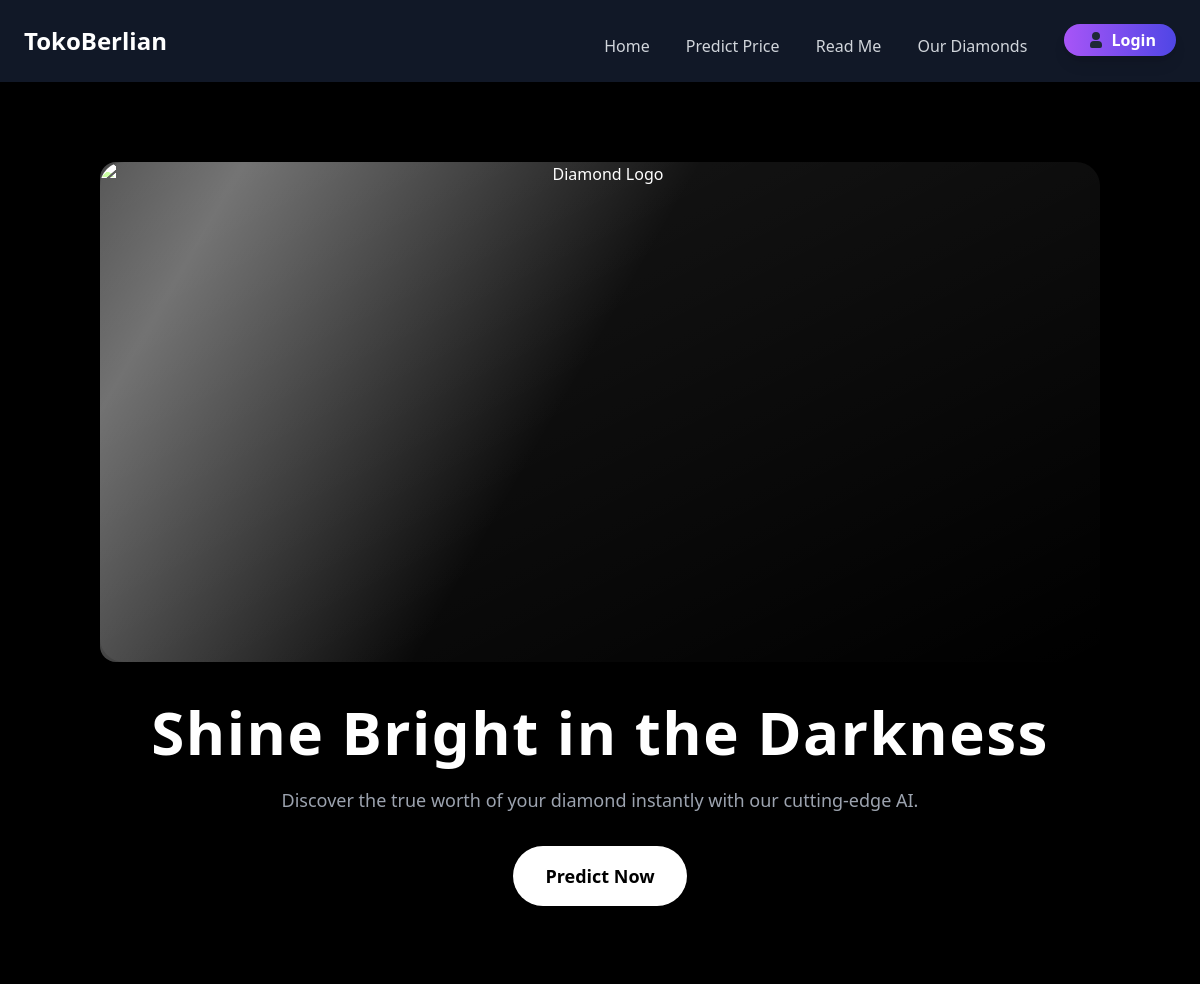
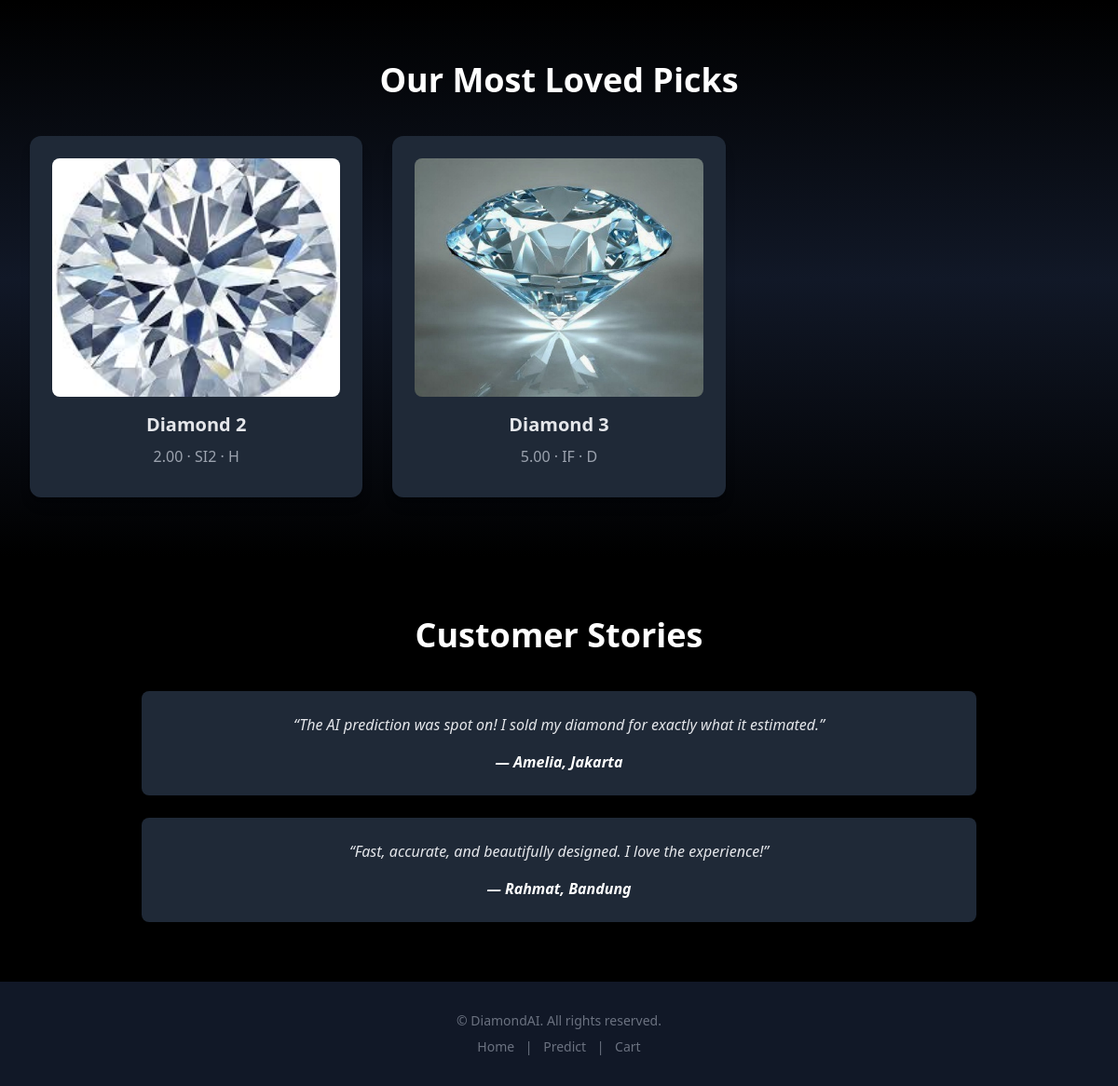
The page / on the database its author committed (2 pictures, top to bottom).
### prediction/models.py (models this page shows, shortened)
class Diamond(models.Model):
    CUT_CHOICES = [
        ('Fair', 'Fair'),
        ('Good', 'Good'),
        ('Very Good', 'Very Good'),
        ('Premium', 'Premium'),
        ('Ideal', 'Ideal'),
    ]
    CLARITY_CHOICES = [
        ('I1', 'I1 (Inclusions Included)'),
        ('SI2', 'SI2 (Slightly Included)'),
        ('SI1', 'SI1'),
        ('VS2', 'VS2 (Very Slightly Included)'),
        ('VS1', 'VS1'),
        ('VVS2', 'VVS2 (Very, Very Slightly Included)'),
        ('VVS1', 'VVS1'),
        ('IF', 'IF (Internally Flawless)'),
    ]
    COLOR_CHOICES = [
        ('D', 'D (Clear)'),
        ('E', 'E'),
        ('F', 'F'),
        ('G', 'G'),
        ('H', 'H'),
        ('I', 'I'),
        ('J', 'J (Yellowish)'),
    ]
    name = models.CharField(max_length=100)
    image = models.ImageField(upload_to='images/')  # or models.ImageField(upload_to='diamonds/') if using local media
    carat = models.DecimalField(max_digits=5, decimal_places=2)
    cut = models.CharField(max_length=50, choices=CUT_CHOICES)
    color = models.CharField(max_length=10, choices=COLOR_CHOICES)
    clarity = models.CharField(max_length=10, choices=CLARITY_CHOICES)
    depth = models.DecimalField(max_digits=5, decimal_places=2)
    table = models.DecimalField(max_digits=5, decimal_places=2)
    x = models.DecimalField(max_digits=5, decimal_places=2)  # length in mm
    y = models.DecimalField(max_digits=5, decimal_places=2)  # width in mm
    z = models.DecimalField(max_digits=5, decimal_places=2)  # depth in mm
    price_idr = models.BigIntegerField()

### prediction/views.py (the view)
# urls.py: 2. Add a URL to urlpatterns:  path('', views.home, name='home')
def home(request):
    diamonds = Diamond.objects.all()
    return render(request, 'home.html', {'diamonds':diamonds})

### prediction/templates/home.html (shortened to what this page needs)
{% extends 'base.html' %}
{% load humanize %}
{% load static %}
{% block content %}
<body class="bg-black text-gray-200 font-sans">
    <section class="flex flex-col items-center justify-center text-center py-20">
        <div class="relative sparkling-diamond w-[1000px] h-[500px] mx-auto mb-10">
            <img src="{% static 'prediction/images/diamond.jpg' %}" alt="Diamond Logo"
                 class="w-full h-full object-cover rounded-3xl shadow-2xl brightness-200 animate-pulse">
            <div class="absolute top-0 left-0 w-full h-full bg-gradient-to-br from-white/10 to-transparent rounded-3xl animate-shimmer"></div>
        </div>
        <h1 class="text-6xl font-extrabold mb-6 text-white tracking-wide drop-shadow-xl">
            Shine Bright in the Darkness
        </h1>
        <p class="text-gray-400 max-w-2xl mb-8 text-lg">
            Discover the true worth of your diamond instantly with our cutting-edge AI.
        </p>
        <a href="/predict"
           class="px-8 py-4 bg-white hover:bg-gray-200 text-black text-lg font-semibold rounded-full transition duration-300 shadow-lg hover:shadow-2xl transform hover:scale-105">
            Predict Now
        </a>
    </section>
    <a href="/product">
        <section class="py-16 px-8 bg-gradient-to-b from-black via-gray-900 to-black text-center">
            <h2 class="text-4xl font-bold mb-10 text-white">Our Most Loved Picks</h2>
            <div class="grid grid-cols-1 md:grid-cols-3 gap-8 max-w-6xl mx-auto">
                {% for diamond in diamonds %}
                <div class="bg-gray-800 rounded-xl shadow-lg p-6 transform hover:scale-105 transition duration-300">
                    <img src="{{ diamond.image.url }}" class="mx-auto rounded-lg mb-4 w-full max-h-64 object-cover" alt="{{ diamond.name }}">
                    <h3 class="text-xl font-semibold mb-2">{{ diamond.name }}</h3>
                    <p class="text-gray-400 mb-2">{{ diamond.carat }} · {{ diamond.clarity }} · {{ diamond.color }}</p>
                </div>
                {% endfor %}
            </div>
        </section>
    </a>
    <section class="py-16 bg-black text-center">
        <h2 class="text-4xl font-bold mb-10 text-white">Customer Stories</h2>
        <div class="max-w-4xl mx-auto space-y-6">
            <blockquote class="bg-gray-800 p-6 rounded-lg italic shadow-lg">
                “The AI prediction was spot on! I sold my diamond for exactly what it estimated.”
                <div class="mt-4 font-semibold text-white">— Amelia, Jakarta</div>
            </blockquote>
            <blockquote class="bg-gray-800 p-6 rounded-lg italic shadow-lg">
                “Fast, accurate, and beautifully designed. I love the experience!”
                <div class="mt-4 font-semibold text-white">— Rahmat, Bandung</div>
            </blockquote>
        </div>
    </section>
</body>
{% endblock %}

### prediction/static/css/login_form.css (style rules this page uses)
::placeholder { font-family: -apple-system, BlinkMacSystemFont, 'Segoe UI', Roboto, Oxygen, Ubuntu, Cantarell, 'Open Sans', 'Helvetica Neue', sans-serif; }

### prediction/static/css/home.css (style rules this page uses)
.sparkling-diamond { position: relative; overflow: hidden; animation: pulse 3s infinite; border-radius: 1rem; }
.sparkling-diamond::after { content: ''; position: absolute; top: 0; left: -100%; width: 200%; height: 100%; background: linear-gradient(120deg, rgba(255,255,255,0) 30%, rgba(255,255,255,0.4) 50%, rgba(255,255,255,0) 70%); animation: shine 3s infinite linear; }

### rows shown on the page
Diamond: image (picture), name "Diamond 2", carat "2.00", clarity "SI2", color "H"
Diamond: image (picture), name "Diamond 3", carat "5.00", clarity "IF", color "D"
